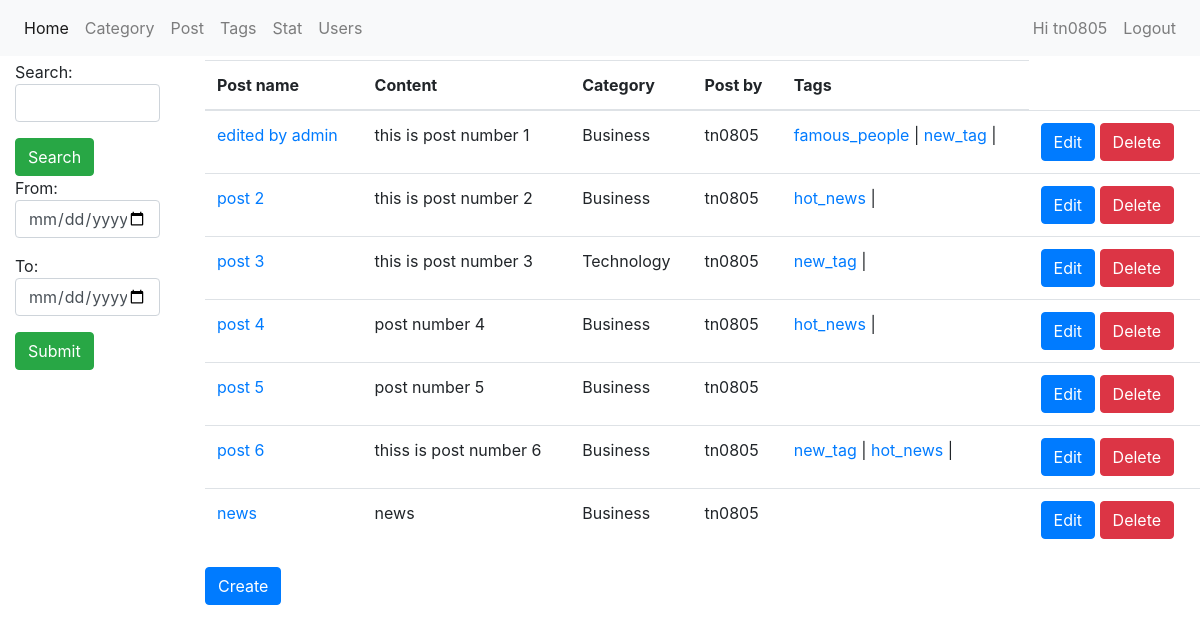
The app's page /admin/index.php?m=posts (signed in), older data.
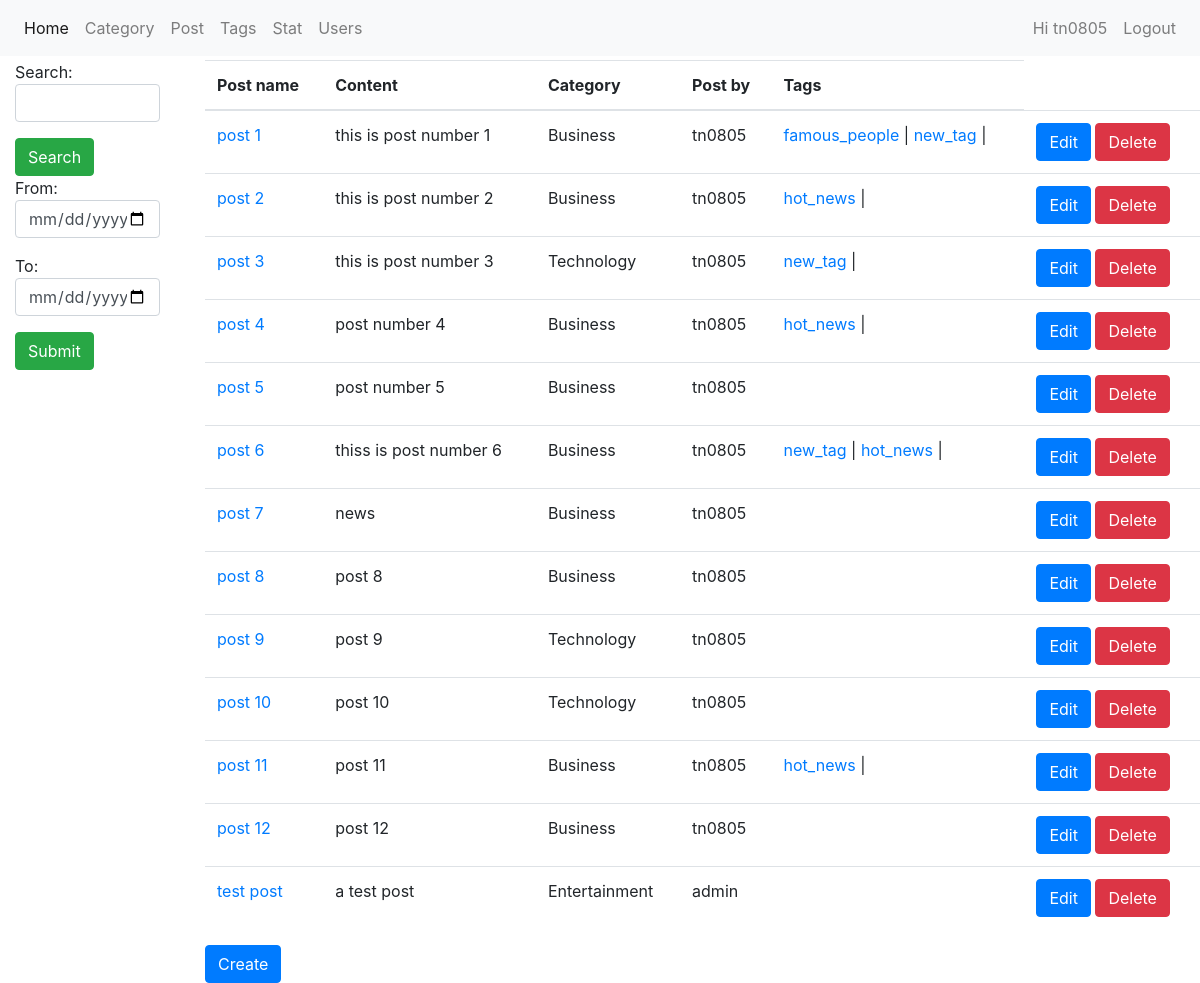
The same page, newer data.
### tables this page shows
CREATE TABLE `posts` (
  `id` int(11) NOT NULL,
  `post_title` varchar(255) NOT NULL,
  `content` text DEFAULT NULL,
  `category_id` int(11) NOT NULL,
  `user_id` int(11) NOT NULL,
  `tag_id` int(11) NOT NULL,
  `created_at` timestamp NULL DEFAULT NULL,
  `updated_at` timestamp NULL DEFAULT NULL
);

CREATE TABLE `categories` (
  `id` int(11) NOT NULL,
  `category_name` varchar(100) NOT NULL,
  `status` tinyint(1) DEFAULT 1
);

CREATE TABLE `users` (
  `id` int(11) NOT NULL,
  `username` varchar(100) NOT NULL,
  `email` varchar(100) NOT NULL,
  `password` varchar(100) NOT NULL,
  `level` tinyint(4) NOT NULL DEFAULT 0,
  `total_view` int(11) NOT NULL
);

CREATE TABLE `tags` (
  `tag_id` int(11) NOT NULL,
  `tag_name` varchar(50) NOT NULL
);

### admin/modules/posts/index.php (the view)
<div class="row">
    <div class="col-md-2">
            <div class="col-md-12">
                <form action="index.php?m=posts&a=search" method="POST">
                        <div class="form-group">
                            Search: <input type="text" name="search" class="form-control" />
                        </div>
                        <button type="submit" class="btn btn-success" name="ok">Search</button>
                </form>
            </div>
            <div class="col-md-12 float-right">
                <form action="index.php?m=posts&a=datesearch" method="POST">
                        <div class="form-group">
                        From:    <input type="date" class="form-control" name="from_date">
                        </div>
                        <div class="form-group">
                        To:    <input type="date" class="form-control" name="to_date">
                        </div>
                        <button type="submit" class="btn btn-success">Submit</button>
                </form>
            </div>
    </div>
    <div class="col-md-10">
                <table class="table table-inverse">
                    <thead>
                        <tr>
                            <th>Post name</th>
                            <th>Content</th>
                            <th>Category</th>
                            <th>Post by</th>
                            <th>Tags</th>
                        </tr>
                    </thead>
                    <tbody>
                        <?php foreach ($posts as $post) : ?>
                            <?php
                                $category_id = $post['category_id'];
                                $query = mysqli_query($conn,"SELECT * FROM categories WHERE id = $category_id ");
                                $category = mysqli_fetch_assoc($query);
                                $post_id = $post['id'];
                                $tags = mysqli_query($conn,"SELECT tags.tag_id,tags.tag_name as 'tag_name' FROM posts_tags pt JOIN tags ON pt.tag_id = tags.tag_id WHERE pt.post_id = $post_id");
                                $user_id = $post['user_id'];
                                $qr = mysqli_query($conn,"SELECT * FROM users WHERE id=$user_id");
                                $user = mysqli_fetch_assoc($qr);
                             ?>
                        <?php if($category['status'] == 1) : ?>
                            <tr>
                                <td>
                                    <a href="index.php?m=posts&a=view&id=<?php echo $post['id']; ?>"><?php echo $post['post_title']; ?></a>
                                </td>
                                <td>
                                    <?php echo $post['content'] ?>
                                </td>
                                <td>
                                    <?php echo $category['category_name'] ?>
                                </td>
                                <td>
                                    <?php echo $user['username']; ?>
                                </td>
                                <td>
                                    <?php foreach ($tags as $tag) : ?>
                                    <a href="index.php?m=tags&a=view&id=<?php echo $tag['tag_id']; ?>"><?= $tag['tag_name'] ?></a> |
                                    <?php endforeach; ?>
                                </td>
                                <td>
                                    <?php if($login['id'] == $user_id || $login['level'] == 1) : ?>
                                    <a href="index.php?m=posts&a=edit&id=<?php echo $post['id']; ?>" class="btn btn-primary">Edit</a>
                                    <a href="index.php?m=posts&a=delete&id=<?php echo $post['id']; ?>" class="btn btn-danger" onclick="return confirm('Delete?')" >Delete</a>
                                <?php endif; ?>
                                </td>
                            </tr>
                        <?php endif; ?>
                        <?php endforeach; ?>
                    </tbody>
                </table>
                <a href="index.php?m=posts&a=create" class="btn btn-primary">Create</a>
    </div>
</div>

### admin/index.php (shortened to what this page needs)
<?php
    include '../config/connect.php';
    $login = $_SESSION['login'];
 ?>
<?php
                    $posts = mysqli_query($conn,"SELECT * FROM posts");
 ?>
<!DOCTYPE html>
<html lang="en">
<head>
    <link rel="stylesheet" href="https://stackpath.bootstrapcdn.com/bootstrap/4.3.1/css/bootstrap.min.css">
</head>
<body>
    <nav class="navbar navbar-expand-lg navbar-light bg-light fixed-top">
        <ul class="navbar-nav">
            <li class="nav-item active">
              <a class="nav-link" href="index.php">Home</a>
            </li>
            <li class="nav-item">
              <a class="nav-link" href="index.php?m=categories">Category</a>
            </li>
            <li class="nav-item">
              <a class="nav-link" href="index.php?m=posts">Post</a>
            </li>
            <li class="nav-item">
              <a class="nav-link" href="index.php?m=tags">Tags</a>
            </li>
            <li class="nav-item">
              <a class="nav-link" href="index.php?m=main&a=stat">Stat</a>
            </li>
            <li class="nav-item">
              <a class="nav-link" href="index.php?m=users">Users</a>
            </li>
        </ul>
        <ul class="navbar-nav navbar-expand ml-auto">
            <li class="nav-item"><a class="nav-link" href="index.php?m=users">Hi <?php echo $login['username']; ?></a></li>
            <li class="nav-item"><a class="nav-link" href="logout.php">Logout</a></li>
        </ul>
    </nav>
    <div style="height: 60px"></div>
            <?php
                $m = !empty($_GET['m']) ? $_GET['m'] : 'main';
                $a = !empty($_GET['a']) ? $_GET['a'] : 'index';
                $file = 'modules/'.$m.'/'.$a.'.php';
                if (file_exists($file)) {
                    include $file;
                }else{
                    echo "Module <b>$file</b> không tòn tại";
                }
            ?>
</body>
</html>

Row changes from the older to the newer data that the page shows:
changed posts "this is post number 1": post_title "edited by admin" → "post 1"
changed posts "news": post_title "news" → "post 7"
added posts: post_title "post 8", content "post 8", category.category_name "Business", user.username "tn0805"
added posts: post_title "post 9", content "post 9", category.category_name "Technology", user.username "tn0805"
added posts: post_title "post 10", content "post 10", category.category_name "Technology", user.username "tn0805"
added posts: post_title "post 11", content "post 11", category.category_name "Business", user.username "tn0805", tags (tag_name "hot_news")
added posts: post_title "post 12", content "post 12", category.category_name "Business", user.username "tn0805"
added posts: post_title "test post", content "a test post", category.category_name "Entertainment", user.username "admin"
